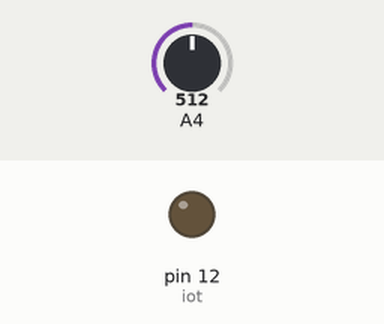
The sketch below on a simulated Arduino Mega 2560, built with avr-gcc and run on an emulated ATmega2560. Shown: output pins drawn as LEDs (lit = HIGH). Inputs (shaded band) come from the test bench; at power-on: A4 = 512. What the sketch prints to the serial monitor is not drawn.

Above: at 1.2 s.
1.3 s: A4 set to 716
At 1.8 s:
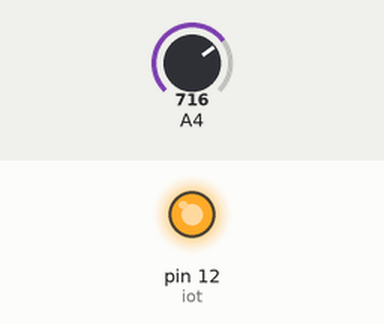
2.8 s: A4 set to 2
4.3 s: A4 set to 0
At 5.1 s:
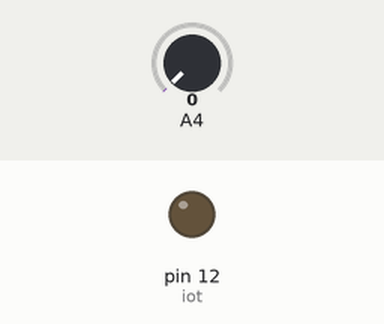
5.8 s: A4 set to 122
At 6.4 s:
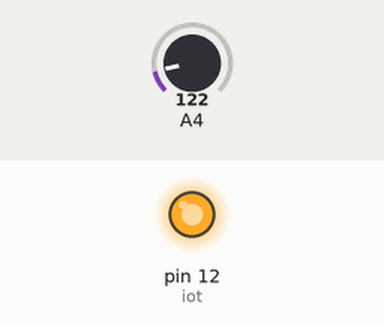
Timing chart, 0 to 8.3 s (numbered marks = the images above; inputs shaded):
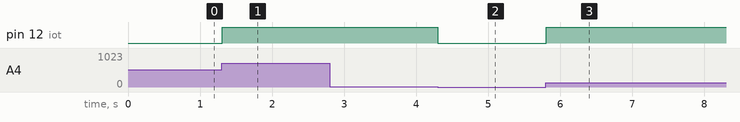

Measured:
- the behaviour switches between 1 and 0 on A4 (found by bisection; images 1 and 2)
- after the input at 1.3 s, pin 12 (iot): LOW → HIGH at once
- after the input at 2.8 s, every drawn part: stays the same
- after the input at 4.3 s, pin 12 (iot): HIGH → LOW at once
- after the input at 5.8 s, pin 12 (iot): LOW → HIGH at once

The sketch:

analog123.ino
```cpp
int ldr = 36;
int iot = 12;

#include<analogWrite.h>

void setup() {
Serial.begin(9600);
pinMode(iot, OUTPUT);
pinMode (ldr, INPUT);

}

void loop() {
int valuel = analogRead(ldr);
//Serial.println (valuel);
Serial.print(analogRead(ldr));
digitalWrite(iot, valuel);

}
```
